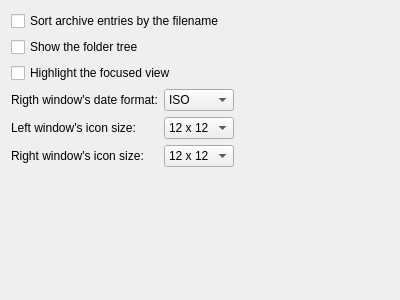
<?xml version="1.0" encoding="UTF-8"?>
<ui version="4.0">
 <class>ArchiveSettingsPage</class>
 <widget class="QWidget" name="ArchiveSettingsPage">
  <property name="geometry">
   <rect>
    <x>0</x>
    <y>0</y>
    <width>400</width>
    <height>300</height>
   </rect>
  </property>
  <property name="windowTitle">
   <string>Form</string>
  </property>
  <layout class="QVBoxLayout" name="verticalLayout">
   <item>
    <widget class="QCheckBox" name="sortCheck">
     <property name="text">
      <string>Sort archive entries by the filename</string>
     </property>
    </widget>
   </item>
   <item>
    <widget class="QCheckBox" name="treeCheck">
     <property name="text">
      <string>Show the folder tree</string>
     </property>
    </widget>
   </item>
   <item>
    <widget class="QCheckBox" name="highlightCheck">
     <property name="text">
      <string>Highlight the focused view</string>
     </property>
    </widget>
   </item>
   <item>
    <layout class="QGridLayout" name="gridLayout">
     <item row="0" column="0">
      <widget class="QLabel" name="label_3">
       <property name="text">
        <string>Rigth window's date format:</string>
       </property>
      </widget>
     </item>
     <item row="0" column="1">
      <widget class="QComboBox" name="dateCombo">
       <item>
        <property name="text">
         <string>ISO</string>
        </property>
       </item>
       <item>
        <property name="text">
         <string>System</string>
        </property>
       </item>
      </widget>
     </item>
     <item row="0" column="2">
      <spacer name="horizontalSpacer_3">
       <property name="orientation">
        <enum>Qt::Horizontal</enum>
       </property>
       <property name="sizeHint" stdset="0">
        <size>
         <width>40</width>
         <height>20</height>
        </size>
       </property>
      </spacer>
     </item>
     <item row="1" column="0">
      <widget class="QLabel" name="label">
       <property name="text">
        <string>Left window's icon size: </string>
       </property>
      </widget>
     </item>
     <item row="1" column="1">
      <widget class="QComboBox" name="leftIconSizeCombo">
       <item>
        <property name="text">
         <string>12 x 12</string>
        </property>
       </item>
       <item>
        <property name="text">
         <string>16 x 16</string>
        </property>
       </item>
       <item>
        <property name="text">
         <string>20 x 20</string>
        </property>
       </item>
       <item>
        <property name="text">
         <string>24 x 24</string>
        </property>
       </item>
       <item>
        <property name="text">
         <string>32 x 32</string>
        </property>
       </item>
       <item>
        <property name="text">
         <string>36 x 36</string>
        </property>
       </item>
       <item>
        <property name="text">
         <string>42 x 42</string>
        </property>
       </item>
       <item>
        <property name="text">
         <string>48 x 48</string>
        </property>
       </item>
      </widget>
     </item>
     <item row="1" column="2">
      <spacer name="horizontalSpacer">
       <property name="orientation">
        <enum>Qt::Horizontal</enum>
       </property>
       <property name="sizeHint" stdset="0">
        <size>
         <width>40</width>
         <height>20</height>
        </size>
       </property>
      </spacer>
     </item>
     <item row="2" column="0">
      <widget class="QLabel" name="label_2">
       <property name="text">
        <string>Right window's icon size: </string>
       </property>
      </widget>
     </item>
     <item row="2" column="1">
      <widget class="QComboBox" name="rightIconSizeCombo">
       <item>
        <property name="text">
         <string>12 x 12</string>
        </property>
       </item>
       <item>
        <property name="text">
         <string>16 x 16</string>
        </property>
       </item>
       <item>
        <property name="text">
         <string>20 x 20</string>
        </property>
       </item>
       <item>
        <property name="text">
         <string>24 x 24</string>
        </property>
       </item>
       <item>
        <property name="text">
         <string>32 x 32</string>
        </property>
       </item>
       <item>
        <property name="text">
         <string>36 x 36</string>
        </property>
       </item>
       <item>
        <property name="text">
         <string>42 x 42</string>
        </property>
       </item>
       <item>
        <property name="text">
         <string>48 x 48</string>
        </property>
       </item>
      </widget>
     </item>
     <item row="2" column="2">
      <spacer name="horizontalSpacer_2">
       <property name="orientation">
        <enum>Qt::Horizontal</enum>
       </property>
       <property name="sizeHint" stdset="0">
        <size>
         <width>40</width>
         <height>20</height>
        </size>
       </property>
      </spacer>
     </item>
    </layout>
   </item>
   <item>
    <spacer name="verticalSpacer">
     <property name="orientation">
      <enum>Qt::Vertical</enum>
     </property>
     <property name="sizeHint" stdset="0">
      <size>
       <width>20</width>
       <height>253</height>
      </size>
     </property>
    </spacer>
   </item>
  </layout>
 </widget>
 <resources/>
 <connections/>
</ui>
